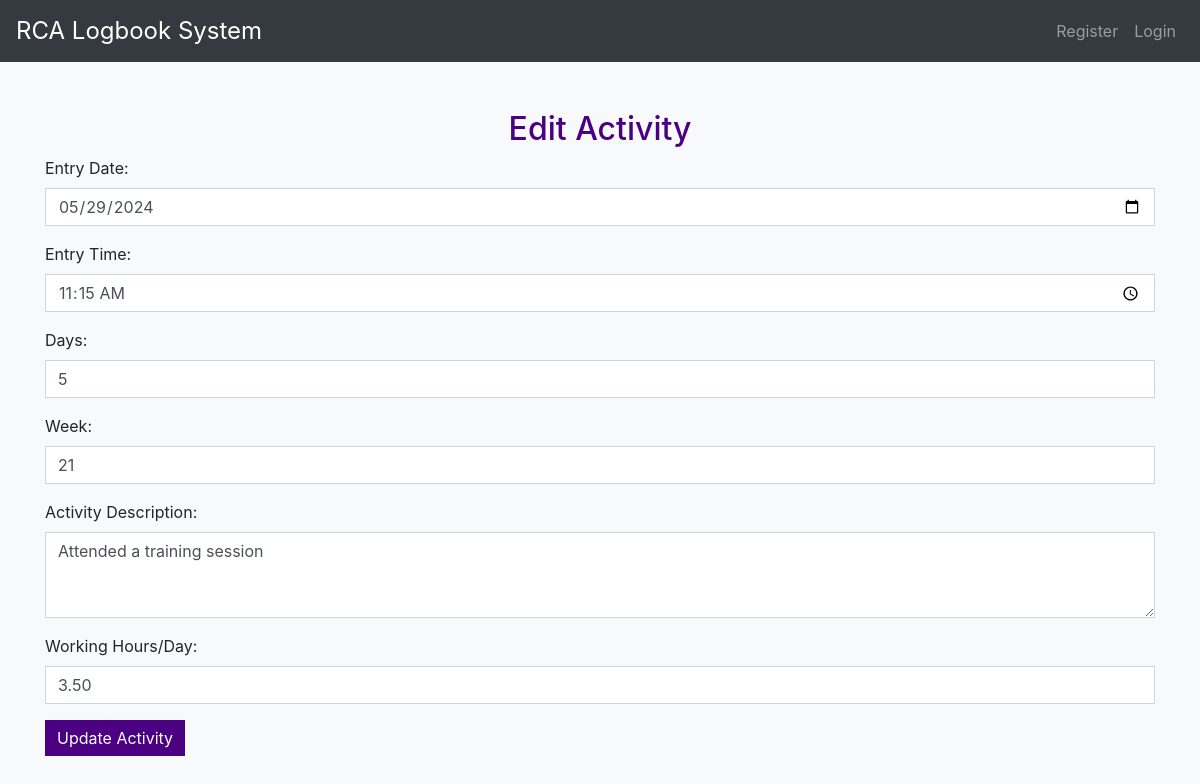
Page /edit_logbook.php?id=5 (signed in) on the committed database.
### tables this page shows
CREATE TABLE `logbook_entries` (
  `id` int(11) NOT NULL AUTO_INCREMENT,
  `entry_date` date NOT NULL,
  `entry_time` time NOT NULL,
  `days` int(11) NOT NULL,
  `week` int(11) NOT NULL,
  `activity_description` text NOT NULL,
  `working_hour` decimal(5,2) NOT NULL,
  `created_at` timestamp NOT NULL DEFAULT current_timestamp(),
  PRIMARY KEY (`id`)
);

### edit_logbook.php (the view, shortened to what this page needs)
<?php
include 'includes/db.php';
if ($_SERVER['REQUEST_METHOD'] == 'POST') {
    $id = $_POST['id'];
    $entry_date = $_POST['entry_date'];
    $entry_time = $_POST['entry_time'];
    $days = $_POST['days'];
    $week = $_POST['week'];
    $activity_description = $_POST['activity_description'];
    $working_hour = $_POST['working_hour'];
    $sql = "UPDATE logbook_entries SET entry_date='$entry_date', entry_time='$entry_time', days='$days',
            week='$week', activity_description='$activity_description', working_hour='$working_hour' WHERE id='$id'";
    if ($conn->query($sql) === TRUE) {
        header("Location: logbook.php");
    } else {
        echo "Error: " . $sql . "<br>" . $conn->error;
    }
} else {
    $id = $_GET['id'];
    $sql = "SELECT * FROM logbook_entries WHERE id='$id'";
    $result = $conn->query($sql);
    if ($result->num_rows > 0) {
        $entry = $result->fetch_assoc();
    } else {
        header("Location: logbook.php");
    }
}
?>
<?php include 'templates/header.php'; ?>
<h2 class="text-center">Edit Activity</h2>
<form action="edit_logbook.php" method="POST">
    <div class="form-group">
        <label for="entry_date">Entry Date:</label>
        <input type="date" class="form-control" id="entry_date" name="entry_date" value="<?php echo $entry['entry_date']; ?>" required>
    </div>
    <div class="form-group">
        <label for="entry_time">Entry Time:</label>
        <input type="time" class="form-control" id="entry_time" name="entry_time" value="<?php echo $entry['entry_time']; ?>" required>
    </div>
    <div class="form-group">
        <label for="days">Days:</label>
        <input type="number" class="form-control" id="days" name="days" value="<?php echo $entry['days']; ?>" required>
    </div>
    <div class="form-group">
        <label for="week">Week:</label>
        <input type="number" class="form-control" id="week" name="week" value="<?php echo $entry['week']; ?>" required>
    </div>
    <div class="form-group">
        <label for="activity_description">Activity Description:</label>
        <textarea class="form-control" id="activity_description" name="activity_description" rows="3" required><?php echo $entry['activity_description']; ?></textarea>
    </div>
    <div class="form-group">
        <label for="working_hour">Working Hours/Day:</label>
        <input type="number" step="0.01" class="form-control" id="working_hour" name="working_hour" value="<?php echo $entry['working_hour']; ?>" required>
    </div>
    <button type="submit" class="btn btn-primary">Update Activity</button>
</form>
<?php include 'templates/footer.php'; ?>

### css/styles.css (style rules this page uses)
body { background-color: #f8f9fa; }
h1, h2 { color: #4b0082; }
.form-control, .btn { border-radius: 0; }
.btn-primary { background-color: #4b0082; border: none; }

### rows in the picture
logbook_entries: entry_date "05/29/2024", entry_time "11:15:00", days "5", week "21", activity_description "Attended a training session", working_hour "3.50"
